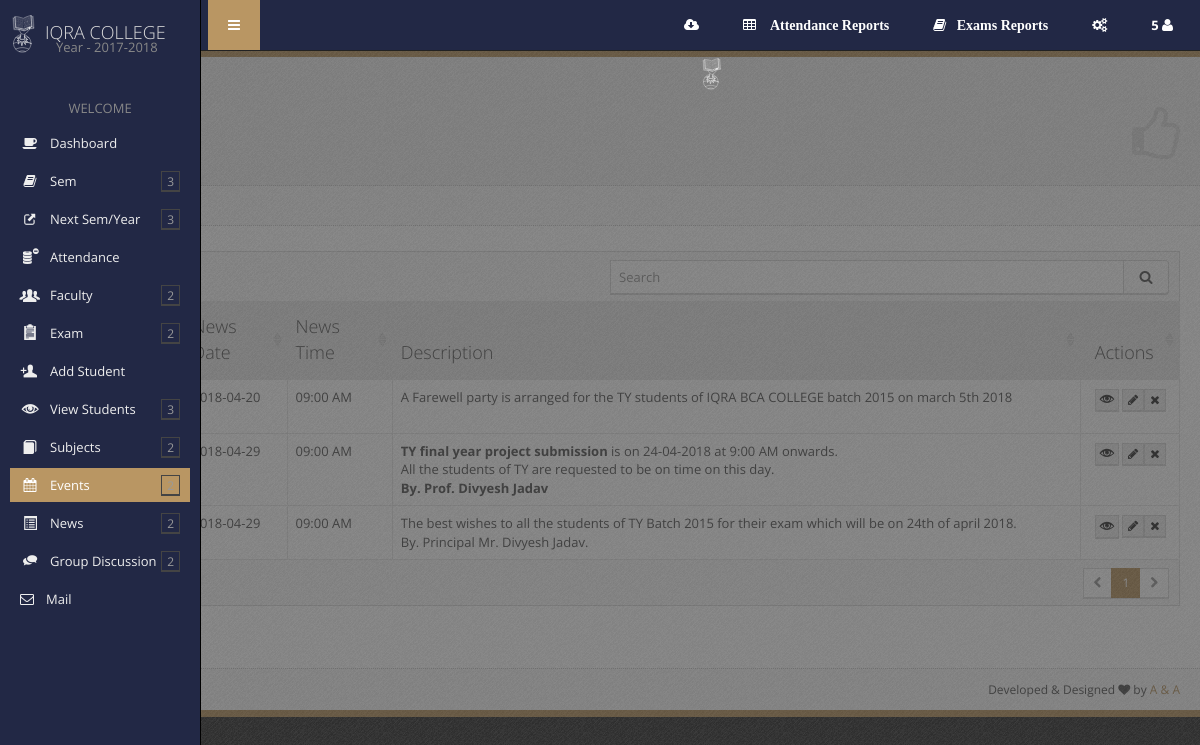
The app's page /admin/news_list.php (signed in), older data.
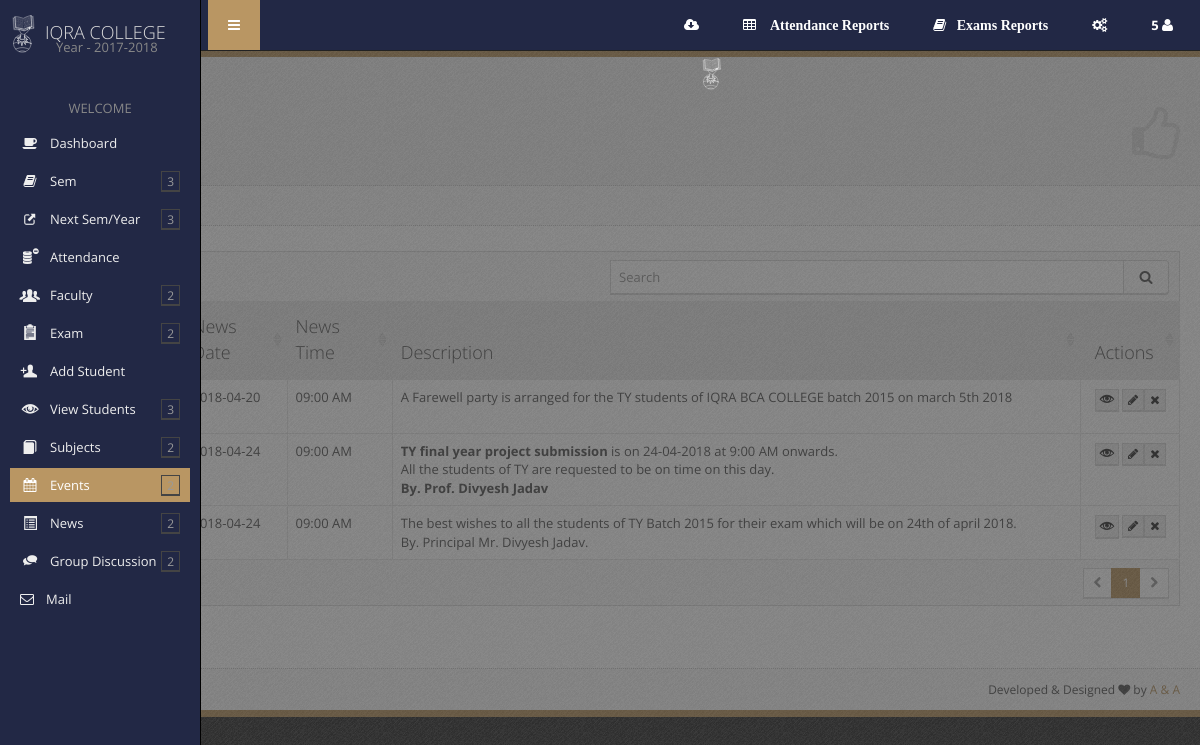
The same page, newer data.
### tables this page shows
CREATE TABLE `news_tbl` (
  `nid` int(11) NOT NULL AUTO_INCREMENT,
  `name` varchar(50) NOT NULL,
  `ndate` date NOT NULL,
  `ntime` time NOT NULL,
  `photo` text NOT NULL,
  `description` text NOT NULL,
  `enabled` varchar(1) NOT NULL,
  PRIMARY KEY (`nid`)
);

### admin/DatabaseFiles/cn.php (called while the page is built, shortened)
<?php
	require("Database.class.php");
	$db = new Database(DB_SERVER, DB_USER, DB_PASS, DB_DATABASE);
?>

### admin/DatabaseFiles/Database.class.php (called while the page is built, shortened)
<?php
class Database {
			?>
			<?php
		function order($table,$field)
		{
			$query="SELECT * FROM $table order by $field";
			return mysql_query($query);
		}
}
?>

### admin/news_list.php (the view, shortened to what this page needs)
<?php include("DatabaseFiles/cn.php");
$table="news_tbl";
$pk="nid";
$nm="news";
include("page_content/listheader.php");
?>
			<div class="table-responsive">
				<table id="example-datatable" class="table table-bordered table-hover">
					<thead>
						<tr>
							<th>News Date</th>
							<th>News Time</th>
							<th>Description</th>
							<th class="text-center">Actions</th>
						</tr>
					</thead>
					<tbody>
						<?php
							$r=$db->order($table,$pk);
							while($r1=mysql_fetch_object($r)){?>
							<tr>
								<td><?=  $r1->name;?></td>
								<td><?=  $r1->ndate;?></td>
								<td><?=  date('h:i A',strtotime($r1->ntime));?></td>
                                <td><?=  $r1->description;?></td>
								<td class='text-center'>
								<?php if($r1->enabled=='N'){?>
								<a href='<?= $nm;?>_list.php?eeid=<?= $r1->$pk?>' data-toggle='tooltip' title='Enable' class='btn btn-xs btn-default'><i class='glyphicon-eye_close'></i></a>
								<?php }else{?>
								<a href='<?= $nm;?>_list.php?deid=<?= $r1->$pk?>' data-toggle='tooltip' title='Disable' class='btn btn-xs btn-default'><i class='glyphicon-eye_open'></i></a>
								<?php }?>
								<a href='<?= $nm;?>_form.php?eid=<?= $r1->$pk?>' data-toggle='tooltip' title='Edit' class='btn btn-xs btn-default'><i class='icon-pencil'></i></a><a href='?did=<?= $r1->$pk?>' data-toggle='tooltip' title='Delete' class='btn btn-xs btn-default'><i class='icon-remove'></i></a></td></tr>
							<?php 	}
							?>
					</tbody>
				</table>
			</div>
		</div>
<?php include("page_content/listfooter.php");
?>

Row changes from the older to the newer data that the page shows:
changed news_tbl (number 2 of 3 on the later page): ndate "2018-04-29" → "2018-04-24"
changed news_tbl (number 3 of 3 on the later page): ndate "2018-04-29" → "2018-04-24"
